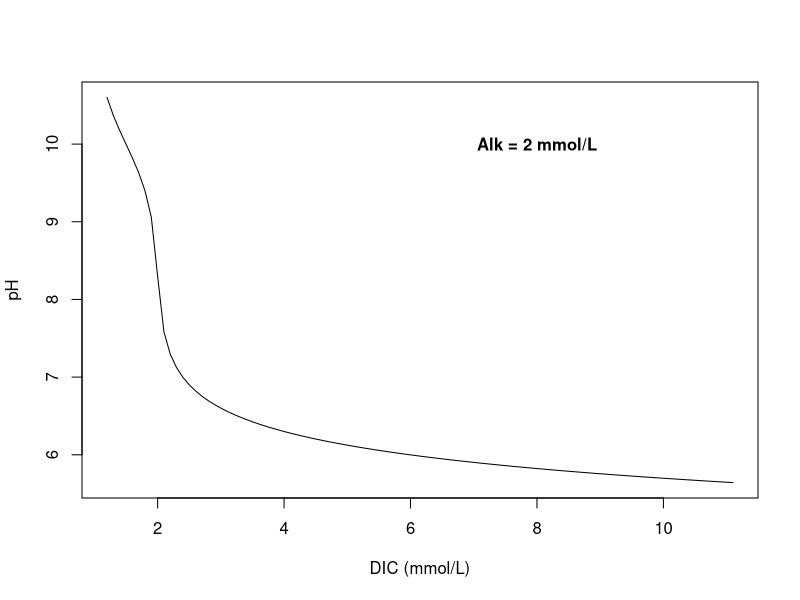
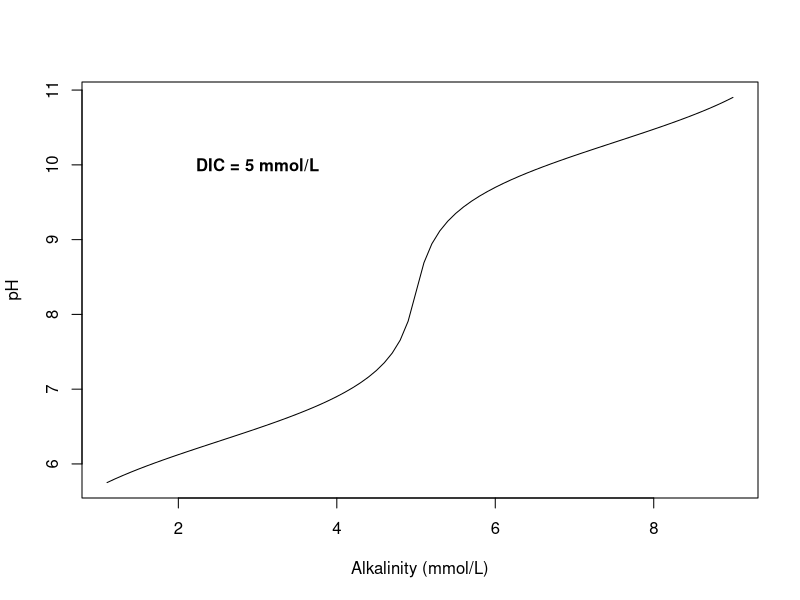
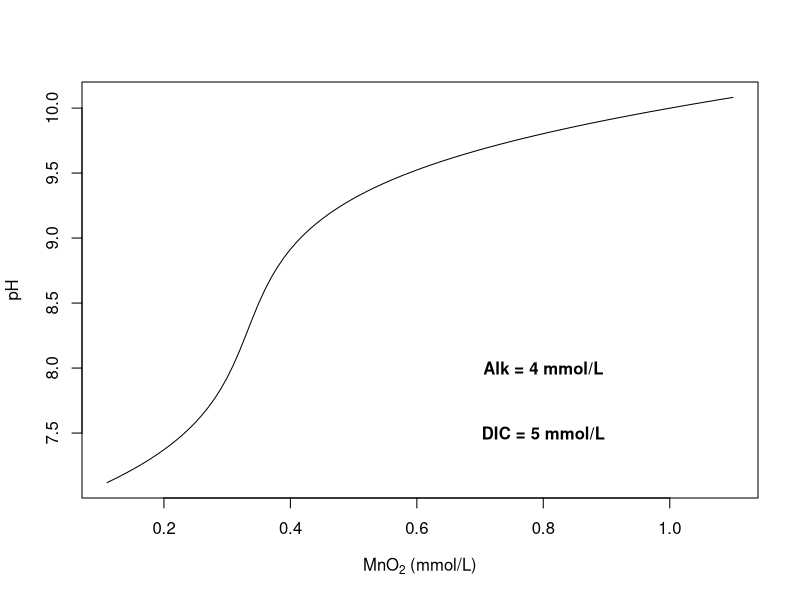

Source code (R) for these figures, in order:
rm(list = ls())
k1 = 10^-6.3
k2 = 10^-10.3

pH_finder = function(pH, Alk, DIC, k1, k2){
  # Alk = HCO3 + 2CO3 = HCO3 + 2*HCO3*k2/H
  # HCO3 = Alk / (1 + 2*k2/H)
  # DIC = H2CO3 + HCO3 + CO3 = H*HCO3/k1 + HCO3 + HCO3*k2/H
  # HCO3 = DIC / (H/k1 + 1 + k2/H)
  H = 10^(-pH)
  term1 = Alk / (1 + 2*k2/H)
  term2 = DIC / (H/k1 + 1 + k2/H)
  return(term1 - term2)
}

pH_finder2 = function(pH, Ca, Mg, Mn, Sr, DIC, k1, k2){
  Alk = 2 * (Ca + Mg + Mn + Sr)
  H = 10^(-pH)
  term1 = Alk / (1 + 2*k2/H)
  term2 = DIC / (H/k1 + 1 + k2/H)
  return(term1 - term2)
}

# sensitivity tests ----
# DIC
for (i in 1:1e2) {
  DIC = 1.1e-3 + 1e-4*i
  pH = uniroot(pH_finder, lower = 1, upper = 14, Alk = 2e-3, DIC = DIC, k1 = k1, k2 = k2)$root
  result = data.frame(DIC = DIC, pH = pH)
  if (i == 1) {
    sims = result
  } else {
    sims = rbind(sims, result)
  }
}
plot(sims$DIC * 1e3, sims$pH, type = "l",
     xlab = "DIC (mmol/L)", ylab = "pH")
text(8, 10, label = "Alk = 2 mmol/L", font = 2)

# Alkalinity
uniroot(pH_finder, lower = 1, upper = 14, Alk = 1e-3, DIC = 5e-3, k1 = k1, k2 = k2)$root
for (i in 1:80) {
  Alk = 1e-3 + 1e-4*i
  pH = uniroot(pH_finder, lower = 1, upper = 14, Alk = Alk, DIC = 5e-3, k1 = k1, k2 = k2)$root
  result = data.frame(Alk = Alk, pH = pH)
  if (i == 1) {
    sims = result
  } else {
    sims = rbind(sims, result)
  }
}
plot(sims$Alk * 1e3, sims$pH, type = "l",
     xlab = "Alkalinity (mmol/L)", ylab = "pH")
text(3, 10, label = "DIC = 5 mmol/L", font = 2)


# Calculate pH of various water types (unit: 1e-6 mol/L) ----
# rain ----
# Ca ~ [1, 10]
# Mg ~ [0.5, 5]
# Mn ~ [0, 0.1]
# Sr ~ [0, 0.1]
uniroot(pH_finder2, lower = 1, upper = 14,
             Ca = 5e-6, Mg = 2e-6, Mn = 1e-7, Sr = 1e-7, 
             DIC = 1.7e-5, k1 = k1, k2 = k2)$root
# river ----
# Ca ~ [50, 1500]
# Mg ~ [30, 800]
# Mn ~ [0.01, 1]
# Sr ~ [0.05, 5]
uniroot(pH_finder2, lower = 1, upper = 14,
        Ca = 1e-3, Mg = 2e-4, Mn = 1e-7, Sr = 5e-7, 
        DIC = 2.5e-3, k1 = k1, k2 = k2)$root

# Mn reduction ----
pH_finder3 = function(pH, Alk, DIC, k1, k2, amount){
  Alk_new = Alk + 2 * 2 * amount
  DIC_new = DIC + amount
  H = 10^(-pH)
  term1 = Alk_new / (1 + 2*k2/H)
  term2 = DIC_new / (H/k1 + 1 + k2/H)
  return(term1 - term2)
}
uniroot(pH_finder, c(1, 14), Alk = 4e-3, DIC = 5e-3, k1 = k1, k2 = k2)$root
uniroot(pH_finder3, c(1, 14), Alk = 4e-3, DIC = 5e-3, k1 = k1, k2 = k2, amount = 1e-3)$root
for (i in 1:100) {
  amount = 1e-4 + 1e-5 * i
  pH = uniroot(pH_finder3, c(1, 14), Alk = 4e-3, DIC = 5e-3, k1 = k1, k2 = k2, amount = amount)$root
  result = data.frame(amount = amount, pH = pH)
  if (i == 1) {
    sims = result
  } else {
    sims = rbind(sims, result)
  }
}
plot(sims$amount * 1e3, sims$pH, type = "l",
     xlab = expression("MnO"[2]*" (mmol/L)"), ylab = "pH")
text(.8, 8, label = "Alk = 4 mmol/L", font = 2)
text(.8, 7.5, label = "DIC = 5 mmol/L", font = 2)
